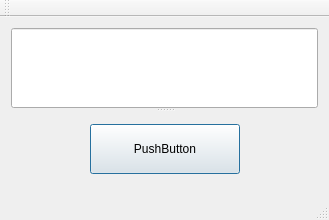
<?xml version="1.0" encoding="UTF-8"?>
<ui version="4.0">
 <class>MainWindow</class>
 <widget class="QMainWindow" name="MainWindow">
  <property name="geometry">
   <rect>
    <x>0</x>
    <y>0</y>
    <width>329</width>
    <height>220</height>
   </rect>
  </property>
  <property name="minimumSize">
   <size>
    <width>150</width>
    <height>50</height>
   </size>
  </property>
  <property name="windowTitle">
   <string>MainWindow</string>
  </property>
  <widget class="QWidget" name="centralWidget">
   <layout class="QVBoxLayout" name="verticalLayout">
    <item>
     <widget class="QSplitter" name="splitter">
      <property name="orientation">
       <enum>Qt::Vertical</enum>
      </property>
      <widget class="QLineEdit" name="lineEdit">
       <property name="minimumSize">
        <size>
         <width>200</width>
         <height>80</height>
        </size>
       </property>
       <property name="styleSheet">
        <string notr="true">font: 12pt &quot;等线&quot;;</string>
       </property>
       <property name="alignment">
        <set>Qt::AlignCenter</set>
       </property>
      </widget>
      <widget class="QWidget" name="layoutWidget">
       <layout class="QHBoxLayout" name="horizontalLayout" stretch="1,2,1">
        <item>
         <spacer name="horizontalSpacer">
          <property name="orientation">
           <enum>Qt::Horizontal</enum>
          </property>
          <property name="sizeHint" stdset="0">
           <size>
            <width>40</width>
            <height>20</height>
           </size>
          </property>
         </spacer>
        </item>
        <item>
         <widget class="QPushButton" name="pushButton">
          <property name="minimumSize">
           <size>
            <width>150</width>
            <height>50</height>
           </size>
          </property>
          <property name="layoutDirection">
           <enum>Qt::LeftToRight</enum>
          </property>
          <property name="styleSheet">
           <string notr="true">font: 12pt &quot;等线&quot;;</string>
          </property>
          <property name="text">
           <string>PushButton</string>
          </property>
          <property name="default">
           <bool>true</bool>
          </property>
          <property name="flat">
           <bool>false</bool>
          </property>
         </widget>
        </item>
        <item>
         <spacer name="horizontalSpacer_2">
          <property name="orientation">
           <enum>Qt::Horizontal</enum>
          </property>
          <property name="sizeHint" stdset="0">
           <size>
            <width>40</width>
            <height>20</height>
           </size>
          </property>
         </spacer>
        </item>
       </layout>
      </widget>
     </widget>
    </item>
   </layout>
  </widget>
  <widget class="QMenuBar" name="menuBar">
   <property name="geometry">
    <rect>
     <x>0</x>
     <y>0</y>
     <width>329</width>
     <height>21</height>
    </rect>
   </property>
  </widget>
  <widget class="QToolBar" name="mainToolBar">
   <attribute name="toolBarArea">
    <enum>TopToolBarArea</enum>
   </attribute>
   <attribute name="toolBarBreak">
    <bool>false</bool>
   </attribute>
  </widget>
  <widget class="QStatusBar" name="statusBar"/>
 </widget>
 <layoutdefault spacing="6" margin="11"/>
 <resources/>
 <connections>
  <connection>
   <sender>pushButton</sender>
   <signal>clicked()</signal>
   <receiver>lineEdit</receiver>
   <slot>clear()</slot>
   <hints>
    <hint type="sourcelabel">
     <x>200</x>
     <y>198</y>
    </hint>
    <hint type="destinationlabel">
     <x>188</x>
     <y>130</y>
    </hint>
   </hints>
  </connection>
 </connections>
</ui>
